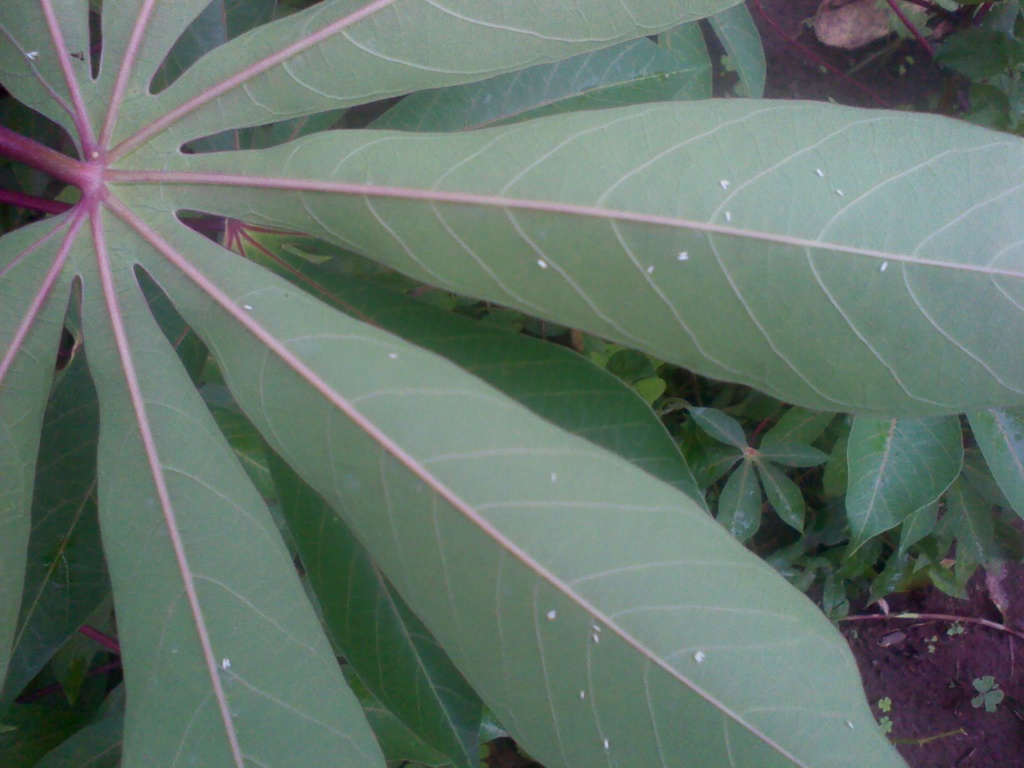
#> input picture test_images/image51.jpg, 1024 x 768 px
$ python -i count_wflys.py   (imports and definitions only)
#> lines starting #> are read from the running program, lines starting #| are printed output that depends on the picture
# -*- coding: utf-8 -*-


import cv2
import os
import json
from .parameters import par_dict

BASE_DIR = os.path.dirname(os.path.dirname(os.path.abspath(__file__)))
fullpath = os.path.dirname(__file__)
cascade_file = fullpath + '/' + 'cascade/new_cascade.xml'


# [5 lines left out: function rotate_to_landscape, not called in this run]


def resize_images(img_path):
    # Resize image with reso greater than (1024,768) be
    # cause cascade detection will take long and application will freeze
    # also the image will be too big that it wont fit on screen during annotation

    # Resize image because skimage and generally the image processing will
    # take forever with large images
#> called with img_path = '../test_images/image51.jpg'
    img_file_name = os.path.basename(img_path)
    img_directory = os.path.dirname(img_path)

    output_dir = os.path.join(img_directory, 'data/')
    # Create results directory if it is non-existent
    if not os.path.exists(output_dir):
        os.mkdir(output_dir)

    image = cv2.imread(img_path)
#> image is the input picture: shape (768, 1024, 3); mean B, G, R 106.9, 116.1, 99.8
    h, w = image.shape[:2]
#> h = 768; w = 1024
    if h > w and h > 1000:
        resized_img = cv2.resize(image, (768, 1024))
        image = rotate_to_landscape(image)
    elif w > h and w > 1000:
        resized_img = cv2.resize(image, (1024, 768))
    else:
        resized_img = image

    resized_img_file = os.path.join(output_dir, img_file_name)
    cv2.imwrite(resized_img_file, resized_img)
    return resized_img


'''
    The detect function processes a file to look for matches, and returns a list
    of tuples (x,y) containing the central point of each positive detection.
'''

# Detect matches for  API
def detect_matches_api(imgpath):
    img = resize_images(imgpath.strip('/'))  # cv2.imread(imgpath)
    imgcopy = img.copy()
    cascade = cv2.CascadeClassifier()
    cascade.load(cascade_file)

    scalefactor = 0.6
    if scalefactor != 1:
        width = img.shape[0]
#> width = 768
        height = img.shape[1]
#> height = 1024
        img = cv2.resize(img, (int(height*scalefactor), int(width*scalefactor)))

    gray = cv2.cvtColor(img, cv2.COLOR_BGR2GRAY)
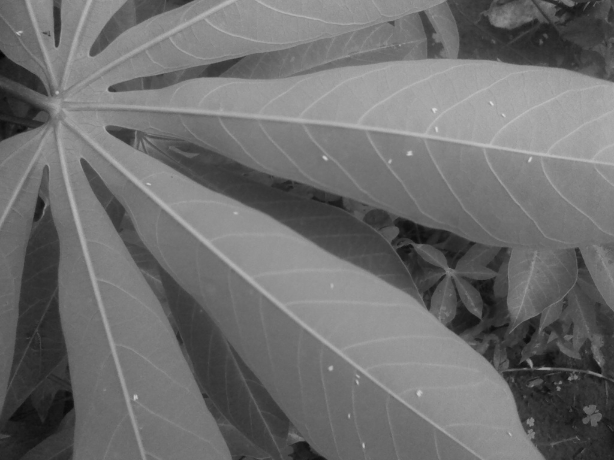
#> gray: shape (460, 614); min 4, max 218, mean 110.1
    rects = cascade.detectMultiScale(
        gray, scaleFactor=par_dict['PAR_SCALE_FACTOR'], minNeighbors=par_dict['PAR_MIN_NEIGHBORS'],
        minSize=par_dict['PAR_MIN_SIZE'],  maxSize=par_dict['PAR_MAX_SIZE']
    )
#> rects = 21 rows, first 6: [13, 25, 13, 13], [485, 97, 12, 12], [427, 103, 12, 12], [430, 123, 12, 12], [403, 146, 13, 13], [318, 151, 13, 13]

    if len(rects) == 0:
        return [], img

    matches = []
    for r in rects:
        """changed this"""
        matches.append((int((1/scalefactor)*(r[0]+r[2]/2)), int((1/scalefactor)*(r[1]+r[3]/2))))
#> this loop made 21 passes
#> r on passes 1 to 12: [13, 25, 13, 13], [485, 97, 12, 12], [427, 103, 12, 12], [430, 123, 12, 12], [403, 146, 13, 13], [318, 151, 13, 13], [523, 153, 13, 13], [142, 177, 12, 12], [324, 362, 12, 12], [351, 376, 12, 12], [555, 376, 11, 11], [413, 387, 13, 13]
#> after the loop, matches = [(32, 52), (818, 171), (721, 181), (726, 215), (682, 254), (540, 262), (882, 265), (246, 305), (550, 613), (595, 636), (934, 635), (699, 655), (225, 660), (580, 693), (605, 742), (650, 267), (932, 649), (910, 59), (595, 625), (900, 69), (975, 679)]
        # matches.append((int(r[0]+r[2]/2),int(r[1]+r[3]/2)))

    # filtered_matches = removematches.removematches(imagefilename, matches)
    filtered_matches = matches
#> filtered_matches has the same summary as matches

    mb = convert_circles_rectangle_pts(filtered_matches)

    return mb, imgcopy, imgpath


# Call this function
# [33 lines left out: function detect_matches, not called in this run]


def convert_circles_rectangle_pts(circlepts):
    rectpts = []
    cf = int(par_dict['PAR_BOX_WIDTH']/2.)
    for cpt in circlepts:
        x, y = cpt
        pt1x, pt1y, pt2x, pt2y = x-cf, y-cf, x+cf, y+cf
        rectpts.append((pt1x, pt1y, pt2x, pt2y))
#> this loop made 21 passes
#> (x, y, pt1x, pt1y, pt2x, pt2y) on passes 1 to 12: (32, 52, 25, 45, 39, 59), (818, 171, 811, 164, 825, 178), (721, 181, 714, 174, 728, 188), (726, 215, 719, 208, 733, 222), (682, 254, 675, 247, 689, 261), (540, 262, 533, 255, 547, 269), (882, 265, 875, 258, 889, 272), (246, 305, 239, 298, 253, 312), (550, 613, 543, 606, 557, 620), (595, 636, 588, 629, 602, 643), (934, 635, 927, 628, 941, 642), (699, 655, 692, 648, 706, 662)
#> after the loop, rectpts = 21 items, first 6: (25, 45, 39, 59), (811, 164, 825, 178), (714, 174, 728, 188), (719, 208, 733, 222), (675, 247, 689, 261), (533, 255, 547, 269)
    return rectpts


# [52 lines left out: functions draw_annotations, redraw_annotations, write_json, not called in this run]

>>> result = detect_matches_api('../test_images/image51.jpg')
#> in detect_matches_api, `mb = convert_circles_rectangle_pts(filtered_matches)`: mb has the same summary as rectpts in convert_circles_rectangle_pts

$ run again, on test_images/image55.jpg
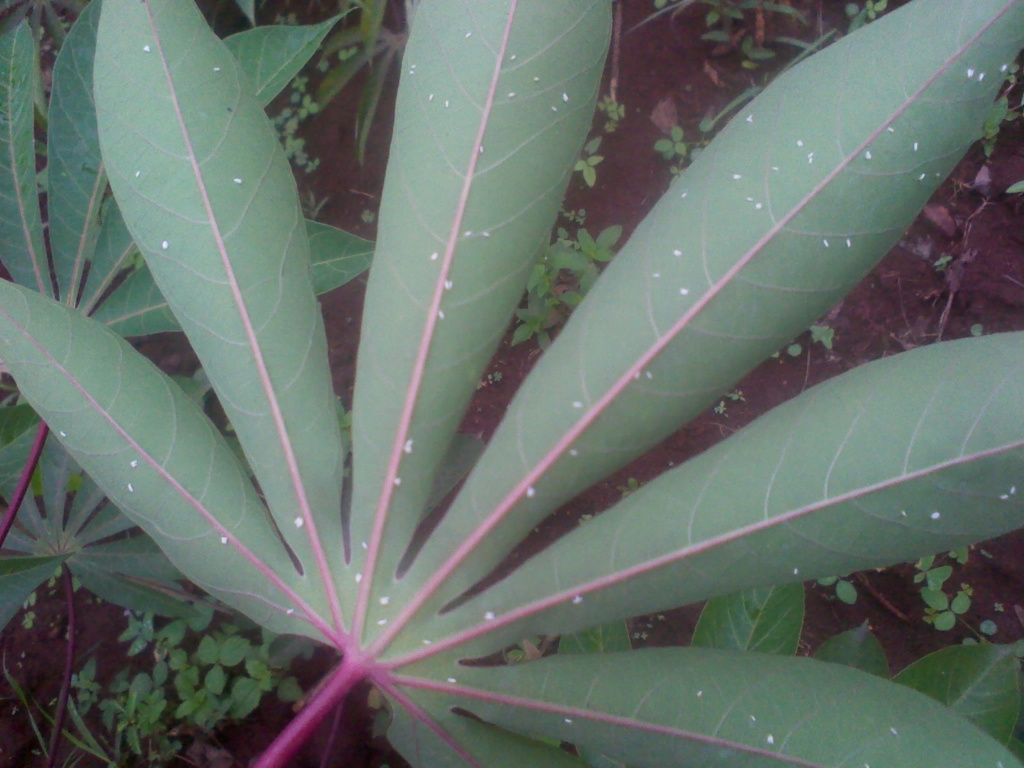
#> input picture test_images/image55.jpg, 1024 x 768 px
#> in resize_images, image is the input picture: shape (768, 1024, 3); mean B, G, R 106.8, 113, 102.1
#> in detect_matches_api, `gray = cv2.cvtColor(img, cv2.COLOR_BGR2GRAY)`:
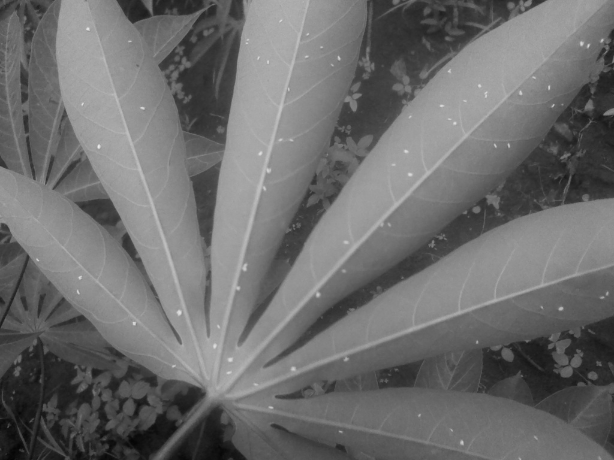
#> gray: shape (460, 614); min 5, max 237, mean 108.9
#> rects = 70 rows, first 6: [81, 22, 13, 13], [301, 29, 11, 11], [125, 35, 11, 11], [595, 34, 12, 12], [241, 37, 10, 10], [579, 38, 12, 12]
#> the loop in detect_matches_api, `for r in rects:` made 70 passes
#> after the loop in detect_matches_api, `for r in rects:`: matches = 70 pairs, first value 12 to 1006, second value 47 to 750
#> filtered_matches has the same summary as matches
#> the loop in convert_circles_rectangle_pts, `for cpt in circlepts:` made 70 passes
#> (x, y, pt1x, pt1y, pt2x, pt2y) on passes 1 to 8: (145, 47, 138, 40, 152, 54), (510, 57, 503, 50, 517, 64), (217, 67, 210, 60, 224, 74), (1001, 66, 994, 59, 1008, 73), (410, 70, 403, 63, 417, 77), (975, 73, 968, 66, 982, 80), (510, 94, 503, 87, 517, 101), (565, 96, 558, 89, 572, 103)
#> after the loop in convert_circles_rectangle_pts, `for cpt in circlepts:`: rectpts = 70 items, first 6: (138, 40, 152, 54), (503, 50, 517, 64), (210, 60, 224, 74), (994, 59, 1008, 73), (403, 63, 417, 77), (968, 66, 982, 80)
#> mb has the same summary as rectpts in convert_circles_rectangle_pts

$ run again, on test_images/image57.jpg
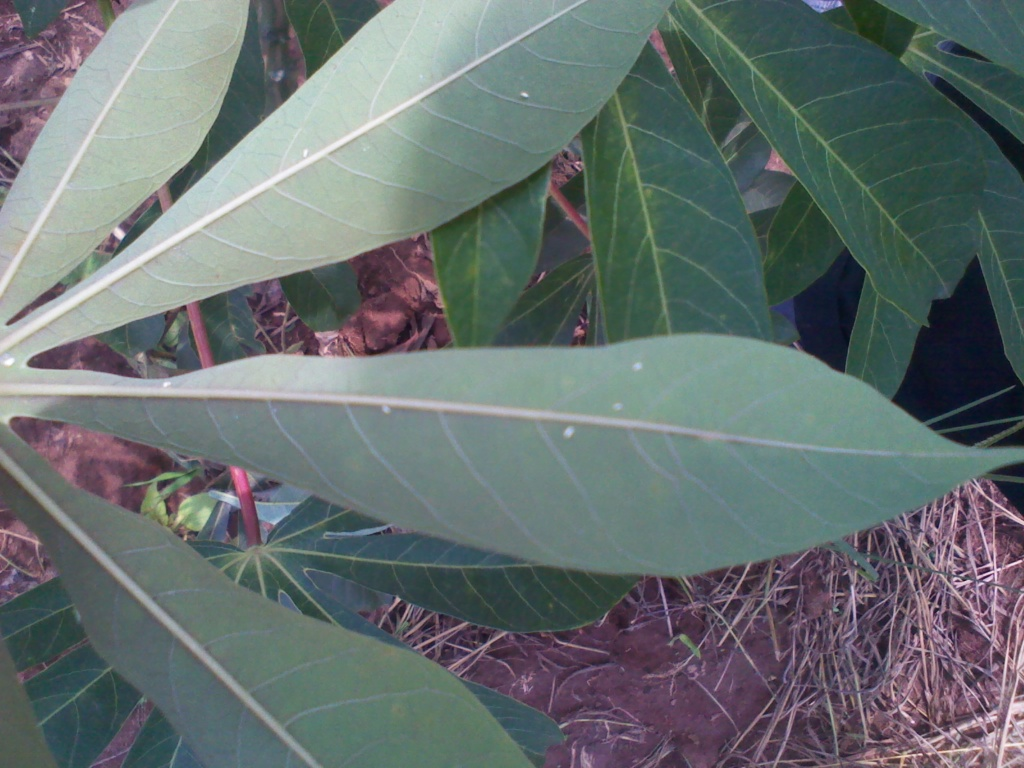
#> input picture test_images/image57.jpg, 1024 x 768 px
#> in resize_images, image is the input picture: shape (768, 1024, 3); mean B, G, R 111.6, 111.9, 101.9
#> in detect_matches_api, `gray = cv2.cvtColor(img, cv2.COLOR_BGR2GRAY)`:
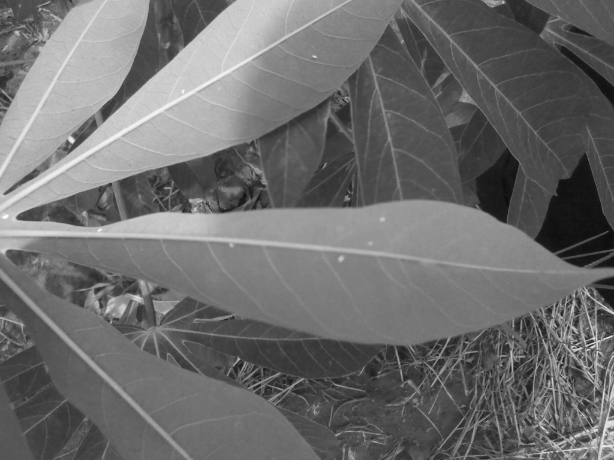
#> gray: shape (460, 614); min 12, max 254, mean 108.7
#> rects = [[14, 1, 11, 11], [308, 50, 12, 12], [177, 85, 12, 12], [0, 212, 11, 11], [376, 213, 12, 12], [224, 240, 13, 13], [334, 252, 13, 13], [161, 38, 13, 13], [317, 158, 14, 14], [455, 399, 13, 13]]
#> the loop in detect_matches_api, `for r in rects:` made 10 passes
#> after the loop in detect_matches_api, `for r in rects:`: matches = [(32, 10), (523, 93), (305, 151), (9, 362), (636, 365), (384, 410), (567, 430), (279, 74), (540, 275), (769, 675)]
#> filtered_matches has the same summary as matches
#> the loop in convert_circles_rectangle_pts, `for cpt in circlepts:` made 10 passes
#> (x, y, pt1x, pt1y, pt2x, pt2y) on passes 1 to 8: (32, 10, 25, 3, 39, 17), (523, 93, 516, 86, 530, 100), (305, 151, 298, 144, 312, 158), (9, 362, 2, 355, 16, 369), (636, 365, 629, 358, 643, 372), (384, 410, 377, 403, 391, 417), (567, 430, 560, 423, 574, 437), (279, 74, 272, 67, 286, 81)
#> after the loop in convert_circles_rectangle_pts, `for cpt in circlepts:`: rectpts = [(25, 3, 39, 17), (516, 86, 530, 100), (298, 144, 312, 158), (2, 355, 16, 369), (629, 358, 643, 372), (377, 403, 391, 417), (560, 423, 574, 437), (272, 67, 286, 81), (533, 268, 547, 282), (762, 668, 776, 682)]
#> mb has the same summary as rectpts in convert_circles_rectangle_pts

$ run again, on test_images/image68.jpg
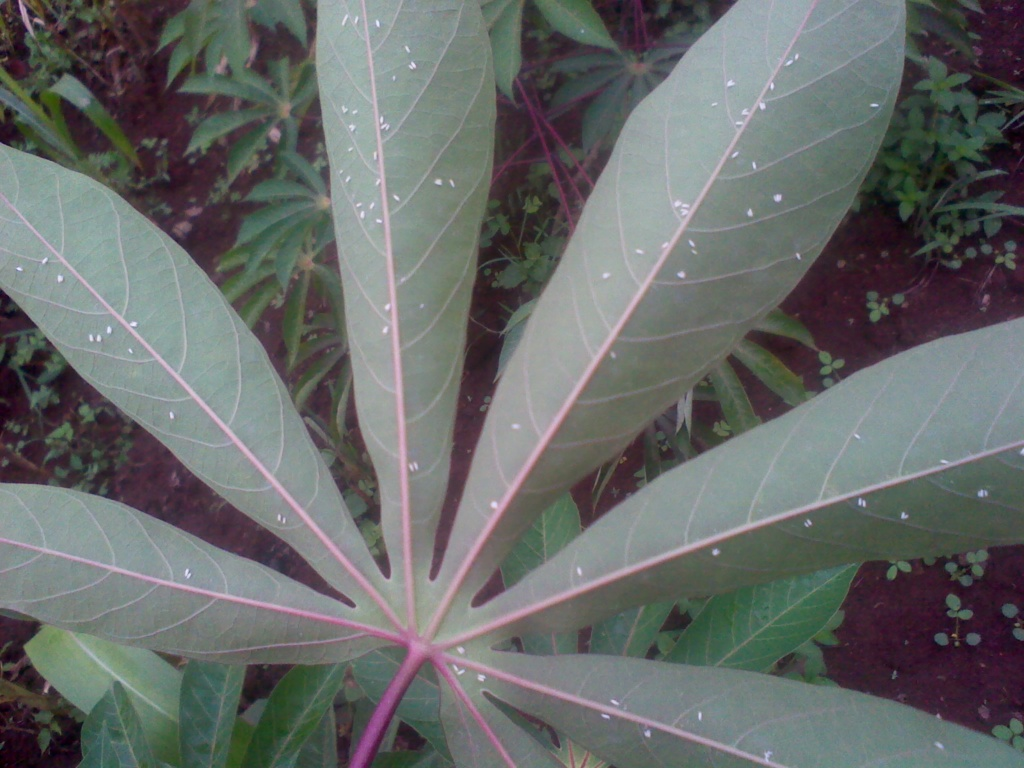
#> input picture test_images/image68.jpg, 1024 x 768 px
#> in resize_images, image is the input picture: shape (768, 1024, 3); mean B, G, R 104.9, 106, 102.8
#> in detect_matches_api, `gray = cv2.cvtColor(img, cv2.COLOR_BGR2GRAY)`:
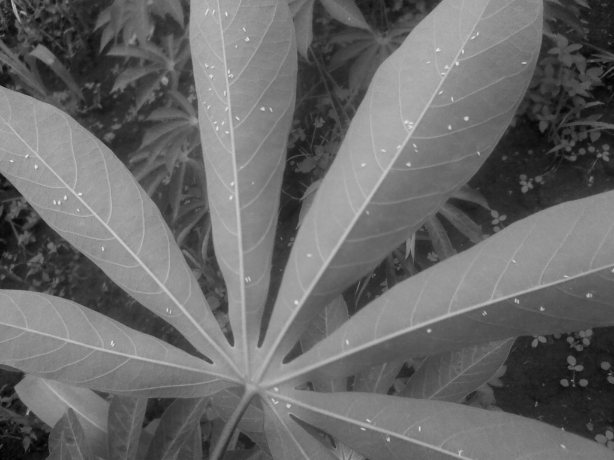
#> gray: shape (460, 614); min 1, max 236, mean 104.8
#> rects = 77 rows, first 6: [209, 5, 11, 11], [200, 6, 12, 12], [220, 8, 12, 12], [238, 23, 12, 12], [469, 29, 12, 12], [241, 33, 12, 12]
#> the loop in detect_matches_api, `for r in rects:` made 77 passes
#> after the loop in detect_matches_api, `for r in rects:`: matches = 77 pairs, first value 18 to 1013, second value 17 to 752
#> filtered_matches has the same summary as matches
#> the loop in convert_circles_rectangle_pts, `for cpt in circlepts:` made 77 passes
#> (x, y, pt1x, pt1y, pt2x, pt2y) on passes 1 to 8: (357, 17, 350, 10, 364, 24), (343, 20, 336, 13, 350, 27), (376, 23, 369, 16, 383, 30), (406, 48, 399, 41, 413, 55), (791, 58, 784, 51, 798, 65), (411, 65, 404, 58, 418, 72), (1013, 71, 1006, 64, 1020, 78), (730, 82, 723, 75, 737, 89)
#> after the loop in convert_circles_rectangle_pts, `for cpt in circlepts:`: rectpts = 77 items, first 6: (350, 10, 364, 24), (336, 13, 350, 27), (369, 16, 383, 30), (399, 41, 413, 55), (784, 51, 798, 65), (404, 58, 418, 72)
#> mb has the same summary as rectpts in convert_circles_rectangle_pts
